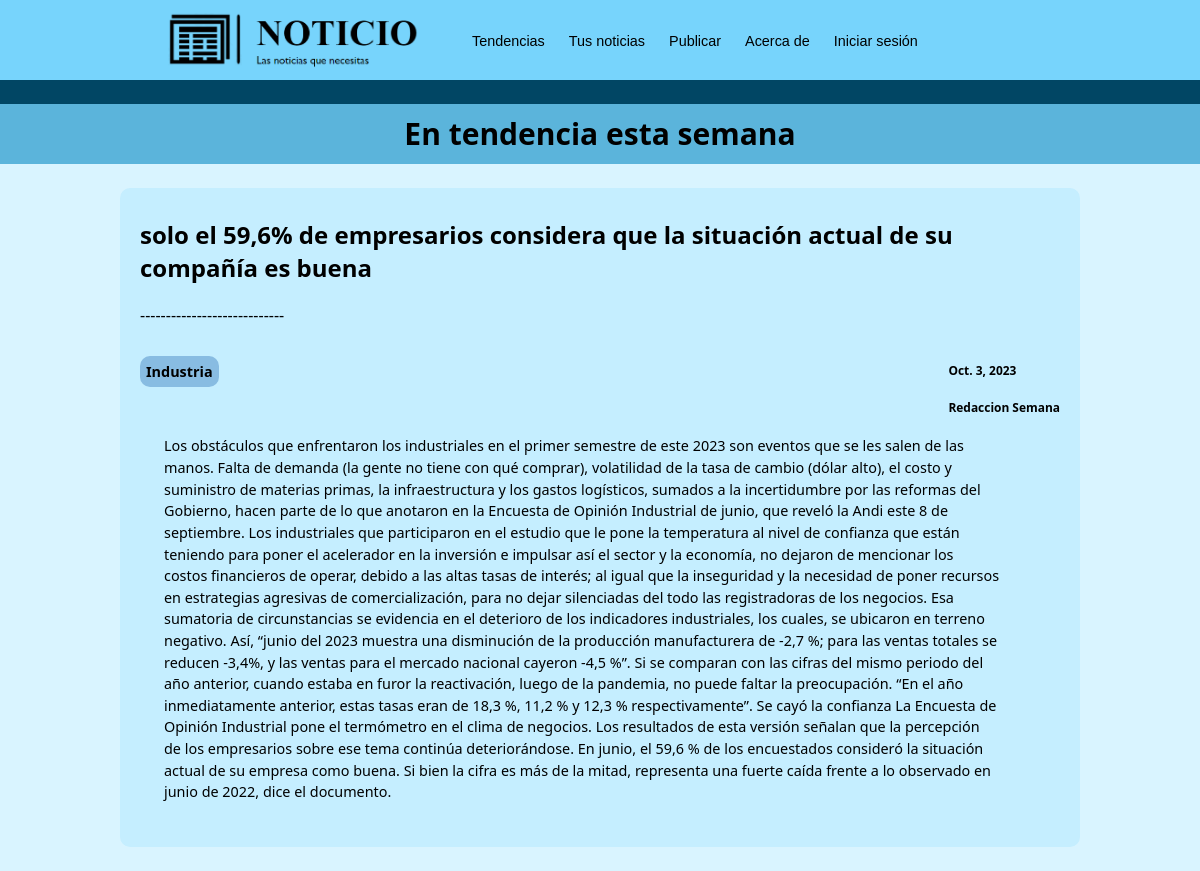
The page /noticia/2 on the database its author committed.
### main/models.py (models this page shows, shortened)
class Noticia(models.Model):
    TAGS = (
        ('Nacion','Nacion'),
        ("Industria","Industria"),
        ("Economia","Economia"),
        ("Deportes","Deportes"),
        ("Farandula","Farandula"),
        ("Política","Política"),
        ("Mundo","Mundo"),
        ("Opinion","Opinion"),
    )
    autor = models.CharField(max_length=30)
    tags = models.CharField(max_length=50, choices = TAGS)
    titulo = models.TextField(max_length=200)
    resumen = models.TextField(max_length=600)
    fecha = models.DateField(auto_now=True)
    user = models.ForeignKey('CustomUser', on_delete=models.CASCADE,null=True,blank=True)
    url = models.CharField(max_length=200, null=True, blank = True)
    contenido = models.TextField(max_length=4000,null=True)
    class Meta:
        ordering = ["fecha"]

### main/views.py (the view)
# urls.py: path("noticia/<int:id>",views.noticia),
def noticia(request, id):
    noticia = get_object_or_404(Noticia,id=id)
    return render(request, "main/noticia.html", {'noticia':noticia})

### main/templates/main/noticia.html
{% extends 'main/layouts/nav1.html' %}
{% block content %}
<div class="contenedor-subtitulo">
    <p class="subtitle">En tendencia esta semana</p>
</div>
<div class="contenedor">
    <h2>{{noticia.titulo}}</h2>
    <p>----------------------------</p>
    <div class="info-noticia">
        <p class="tag-noticia">{{noticia.tags}}</p>
        <div>
            <h5>{{noticia.fecha}}</h5>
            <h5>{{noticia.autor}}</h5>
        </div>
    </div>
    <article style="padding-right: 5vw" class="bloque-texto">{{noticia.contenido}}</article>
</div>
{% endblock %}

### main/static/clases.css (style rules this page uses)
html { scroll-behavior: smooth; }
body { margin: 0px; font-family: system-ui, -apple-system, BlinkMacSystemFont, 'Segoe UI', Roboto, Oxygen, Ubuntu, Cantarell, 'Open Sans', 'Helvetica Neue', sans-serif; min-height: 100vh; background-color: #D9F4FF; }
.bloque-texto { padding-left: 2vw; line-height: 1.5; margin-bottom: 2vw; border-radius: 10px; font-size: max(13px, 1.2vw) }
.contenedor { background-color: #C5EEFF; border-radius: 10px; margin-left: 10vw; margin-right: 10vw; margin-top: 2vw; margin-bottom: 2vw; padding: 20px; padding-top: 10px; }
.contenedor-subtitulo { display: flex; justify-content: center; align-items: center; background-color: #5BB4DB; width: 100%; height: 5vw; min-height: 40px; position: relative; z-index: 1 }
.subtitle { font-size: max(20px, 2.5vw); font-weight: 700; margin: 0px; }
.info-noticia { display: flex; justify-content: space-between; font-weight: 600; font-size: max(13px, 1.2vw); }
.tag-noticia { background-color: #88BCE2; border-radius: 10px; align-self: baseline; padding: max(6px, 0.5vw); }

### rows shown on the page
Noticia: titulo "solo el 59,6% de empresarios considera que la situación actual de su compañía es buena", tags "Industria", fecha "Oct. 3, 2023", autor "Redaccion Semana", contenido "Los obstáculos que enfrentaron los industriales en el primer semestre de este 2023 son eventos que se les salen de las manos. Falta de demanda (la gente no tiene con qué comprar), volatilidad de la tasa de cambio (dólar alto), el costo y suministro de materias primas, la infraestructura y los gastos logísticos, sumados a la incertidumbre por las reformas del Gobierno, hacen parte de lo que anotaron en la Encuesta de Opinión Industrial de junio, que reveló la Andi este 8 de septiembre. Los industriales que participaron en el estudio que le pone la temperatura al nivel de confianza que están teniendo para poner el acelerador en la inversión e impulsar así el sector y la economía, no dejaron…"
